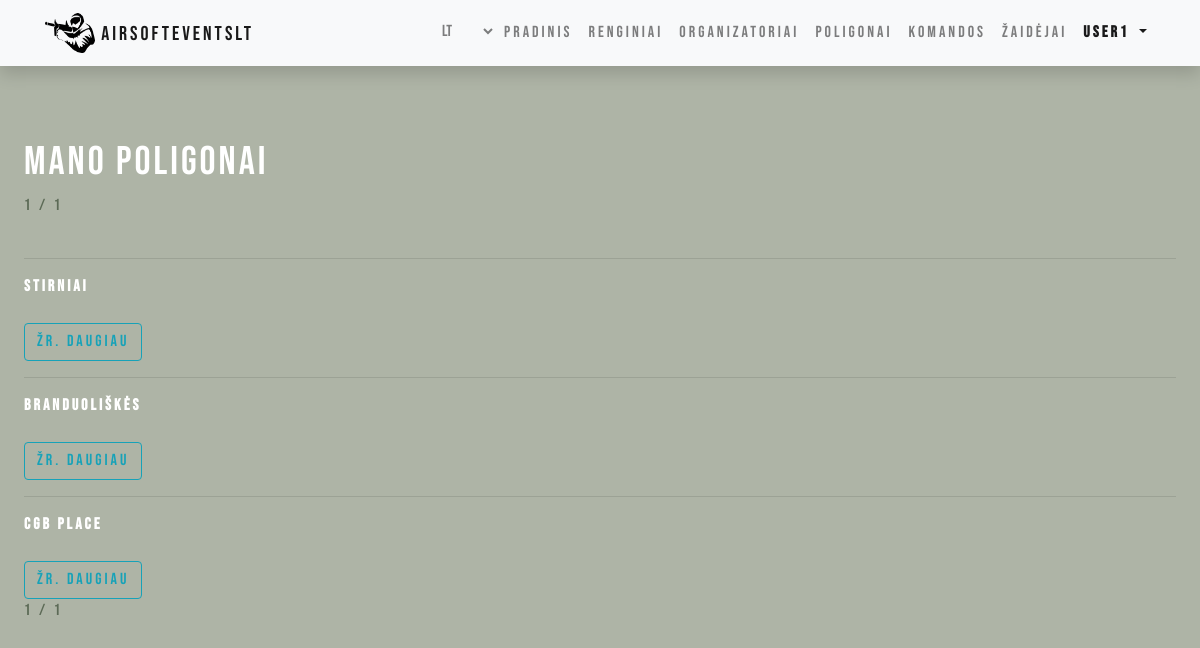
Screenshot of /events/my_fields (signed in) with the database file from the repository.
### events/models.py (models this page shows, shortened)
class Field(models.Model):
    name = models.CharField(_('Name of the game field'),  max_length=150)
    location_long = models.FloatField(_('Location longitude'), max_length=50, null=True)
    location_lat = models.FloatField(_('Location latitude'), max_length=50, null=True)
    description = HTMLField(null=True, blank=True)
    field_map = models.ImageField(default="default_map.png", upload_to="maps/")
    created_by = models.ForeignKey("Organizer", help_text=_("Organizer"), related_name='field_organizers', on_delete=models.SET_NULL, null=True, blank=True)
    class Meta:
        verbose_name = _("Field")
        verbose_name_plural = _("Fields")

### events/views.py (the view)
# urls.py: path('my_fields', views.OrganizerFieldListView.as_view(), name='organizer_fields'),
class OrganizerFieldListView(LoginRequiredMixin, generic.ListView):
    model = Field
    context_object_name = 'fields'
    template_name = 'organizer_fields.html'
    paginate_by = 4
    def get_queryset(self):
        return Field.objects.filter(created_by=self.request.user.profile.organizer)

### events/templates/organizer_fields.html (shortened to what this page needs)
{% extends "base.html" %}
{% load i18n %}
{% block content %}
    <div class='indented main-font'>
        <h1>{% trans "My added fields" %}</h1>
        <div class="pagination secondary-font">
            <span class="step-links">
                <span class="current">
                    {{ page_obj.number }} / {{ page_obj.paginator.num_pages }}
                </span>
            </span>
        </div>
        <br>
    {% if fields %}
    {% for field in fields %}
        <hr>
        <div><strong>{{ field.name }}</strong></div>
        <br/>
        <a class="btn btn-outline-info" href="{% url 'organizer_field' field.pk %}" role="button">{% trans "See more" %}</a>
    {% endfor %}
    {% else %}
        <p>{% trans "There are no fields created" %}</p>
    {% endif %}
    <br>
    <div class="pagination secondary-font">
        <span class="step-links">
            <span class="current">
                {{ page_obj.number }} / {{ page_obj.paginator.num_pages }}
            </span>
        </span>
    </div>
</div>
{% endblock %}

### events/templates/base.html (shortened to what this page needs)
<!DOCTYPE html>
<html lang="en">
<head>
  <link rel="stylesheet" href="https://stackpath.bootstrapcdn.com/bootstrap/4.1.3/css/bootstrap.min.css">
  <link rel="stylesheet" href="https://cdnjs.cloudflare.com/ajax/libs/font-awesome/4.7.0/css/font-awesome.min.css">
  {% load static %}
  <link rel="stylesheet" href="{% static 'css/styles.css' %}">
</head>
<body>
  {% load i18n %}
  <nav class="navbar navbar-expand-lg navbar-light bg-light static-top mb-5 shadow main-font">
    <div class="container">
      <a class="navbar-brand nice-text-nav" href="{% url 'about' %}">
      <img src={% static 'media/airsoft_icon.png' %} alt='shooter icon' width="50" height="40">
      AirsoftEventsLT</a>
      <div class="collapse navbar-collapse" id="navbarResponsive">
        <ul class="navbar-nav ml-auto nice-text-nav">
          <li class="nav-item">
            <form class='lang-select' action="{% url 'set_language' %}" method="post">
                <select class="nav-link" style='background-color:transparent;border:none' name="language" onchange="this.form.submit()">
                  {% get_current_language as LANGUAGE_CODE %}
                  {% get_available_languages as LANGUAGES %}
                  {% for lang in LANGUAGES %}
                    <option value="{{ lang.0 }}" {% if lang.0 == LANGUAGE_CODE %} selected="selected" {% endif %}>
                      {{ lang.0 }}
                    </option>
                  {% endfor %}
                </select>
            </form>
          </li>
          <li class="nav-item">
            <a class="nav-link" href="{% url 'events_index' %}">{% trans "Home" %}</a>
          </li>
          <li class="nav-item">
            <a class="nav-link" href="{% url 'event_list' %}">{% trans "Events" %}</a>
          </li>
          <li class="nav-item">
              <a class="nav-link" href="{% url 'organizer_list' %}">{% trans "Organizers" %}</a>
            </li>
          <li class="nav-item">
            <a class="nav-link" href="{% url 'field_list' %}">{% trans "Fields" %}</a>
          </li>
          <li class="nav-item">
              <a class="nav-link" href="{% url 'teams' %}">{% trans "Teams" %}</a>
            </li>
            <li class="nav-item">
              <a class="nav-link" href="{% url 'players' %}">{% trans "Players" %}</a>
            </li>
          {% if user.is_authenticated %}
          <li class="nav-item dropdown show">
            <a class="nav-link dropdown-toggle" href="#" role='button' id='dropdownMenuLink' data-toggle="dropdown" aria-haspopup="true" aria-expanded="false">
              <strong>{{ user.get_username }}</strong>
            </a>
          </li>
          {% endif %}
        </ul>
      </div>
    </div>
  </nav>
  <div class="content-container gradient-background">
    {% block content %}{% endblock %}
  </div>
  </body>
</html>

### events/static/css/styles.css (style rules this page uses)
body { background-color: rgb(174, 180, 166); }
.indented { padding-left: 5%; padding: 2%; }
.main-font { color:white; font-family:"Bebas Neue"; letter-spacing: 3px; }
.secondary-font { color: rgb(92, 106, 86); font-family:"Bebas Neue"; letter-spacing: 3px; }

### rows the page displays
Field: name "Stirniai"
Field: name "Branduoliškės"
Field: name "CGB Place"

### other values shown
{{ user.get_username }} "user1"
{{ page_obj.number }} "1"
{{ page_obj.paginator.num_pages }} "1"
form field language "lt"
